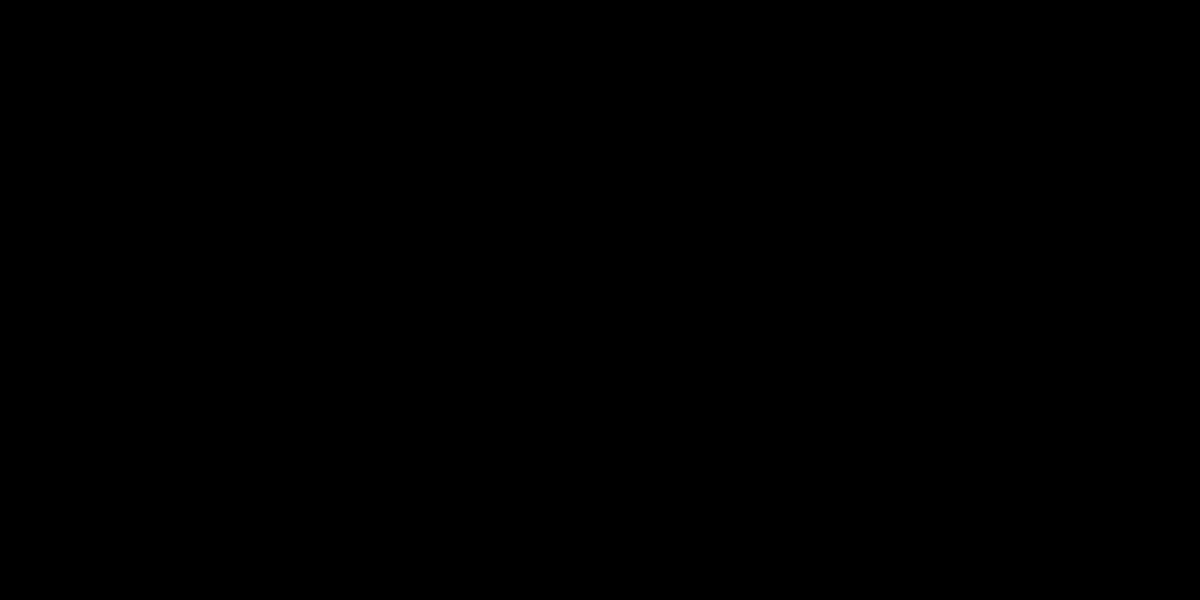
Frame 1 (no input)
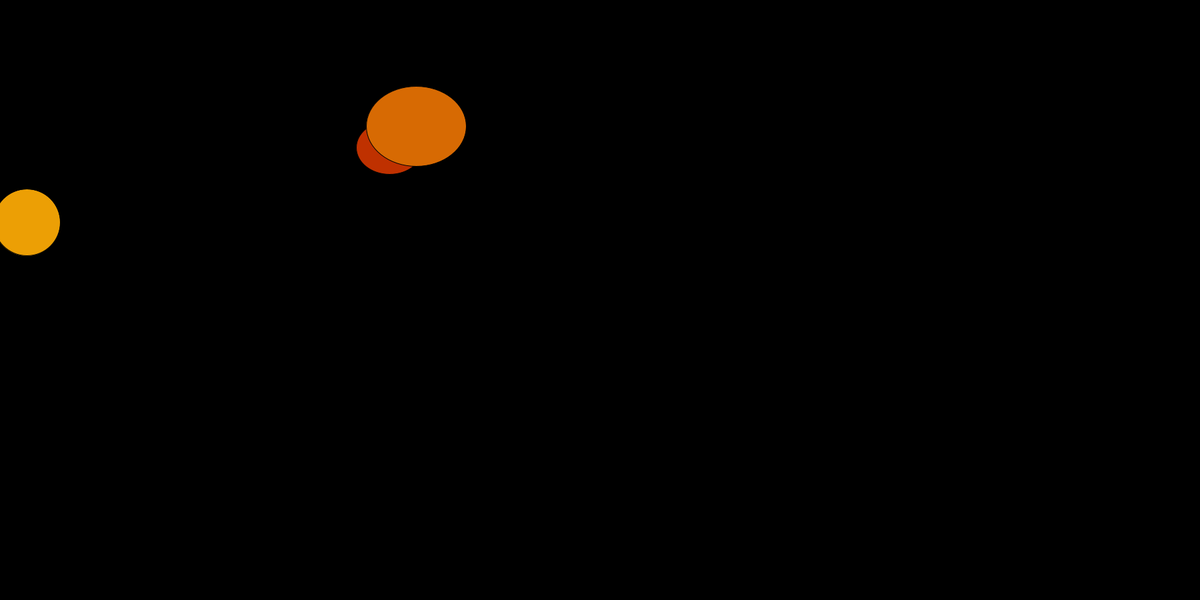
Frame 60 (the mouse pressed at the canvas centre just before this capture)
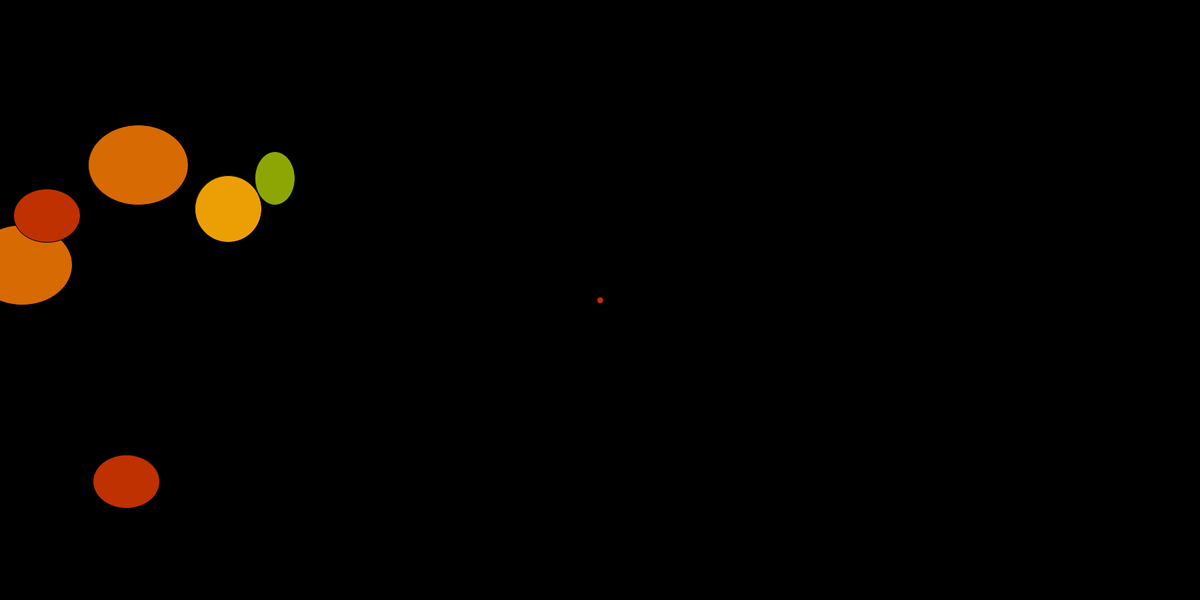
Frame 120 (the mouse held since frame 60 and released just before this capture)

The Processing sketch that drew these frames (run headless with seeded random() and noise(); from frame 60 on, the mouse is pressed at the canvas centre):

// Processing sketch: ninjaproject
// ── ninjaproject.pde
public double gravity = -0.2;

boolean m = false;
void mousePressed() {m=true;}
void mouseReleased() {m=false;}

Fruit[] objs = new Fruit[50];

int tally = 0;
void createfruit(double txc, double tyc, double txv, double tyv){
  objs[tally] = new Fruit(txc,tyc,txv,tyv);
  
  tally = (tally+1)%50;
}

int fps = 60;
import java.util.Random;

void setup(){
  frameRate(fps);
  size(1800,900);
}

Random rand = new Random();

void update() {
  for (int i = 0; i<objs.length; i++){
    if (objs[i]!=null){
    objs[i].ptick();
    objs[i].render();}
  }
}

int c = 0;
void draw(){
  c = (c+1)%20;
  
  background(0);
  update();
  
  if (m) ellipse(mouseX,mouseY,10,10);
  int r = rand.nextInt(2);
  double fruitx = (r==0) ? 0 : 900;
  double fruitxv = (r==0) ? 5+rand.nextDouble()*5 : -5-rand.nextDouble()*5;
  
  if (c==12) createfruit(fruitx,400-rand.nextDouble()*100,fruitxv,-5-rand.nextDouble()*5);
}

// ── fruit.pde
class Fruit {
  double xc, yc; //x, y current position
  double xv, yv; //x,y velocity
  int rx = 0;
  int ry = 0;
  int fruitcolor;
  boolean iscut = false;
  double cd = rand.nextDouble();
  int tt = 0;
  
  double sa = (2*PI)*cd;
  double sb = (sa+PI)%(2*PI);

  Fruit(double txc, double tyc, double txv, double tyv) {
    xc = txc;
    yc = tyc;
    xv = txv;
    yv = tyv;

    switch(rand.nextInt(5)) {
    case 0:
      rx = 100;
      ry = 80;
      fruitcolor = #bf3100;
      break;
    case 1:
      rx = 150;
      ry = 120;
      fruitcolor = #d76a03;
      break;
    case 2:
      rx = 100;
      ry = 100;
      fruitcolor = #ec9f05;
      break;
    case 3:
      rx = 123;
      ry = 148;
      fruitcolor = #f5bb00;
      break;
    case 4:
      rx = 60;
      ry = 80;
      fruitcolor = #8ea604;
      break;

    default:
      fruitcolor = -1;
    }
  }

  void cut() {
    iscut = true;
  }

  void ptick() {
    
    if (yc>950) return;
      yv -= gravity;

      xc += xv;
      yc += yv;
    
    if (iscut){
      tt++;
    }
  }
  
  //public boolean intersect(){
  //  return ((mouseX)&());
  //}

  public void render() {
    fill(fruitcolor);
    if (yc>950) return;
    
    
    if (!iscut) {
      ellipse((float)xc, (float)yc, rx, ry);
    } else {
      arc((float)xc+tt, (float)yc, rx, ry,(float)sa,(float)sa+PI);
      arc((float)xc-tt, (float)yc, rx, ry,(float)sb,(float)sb+PI);
    }
  }
  
  
}
